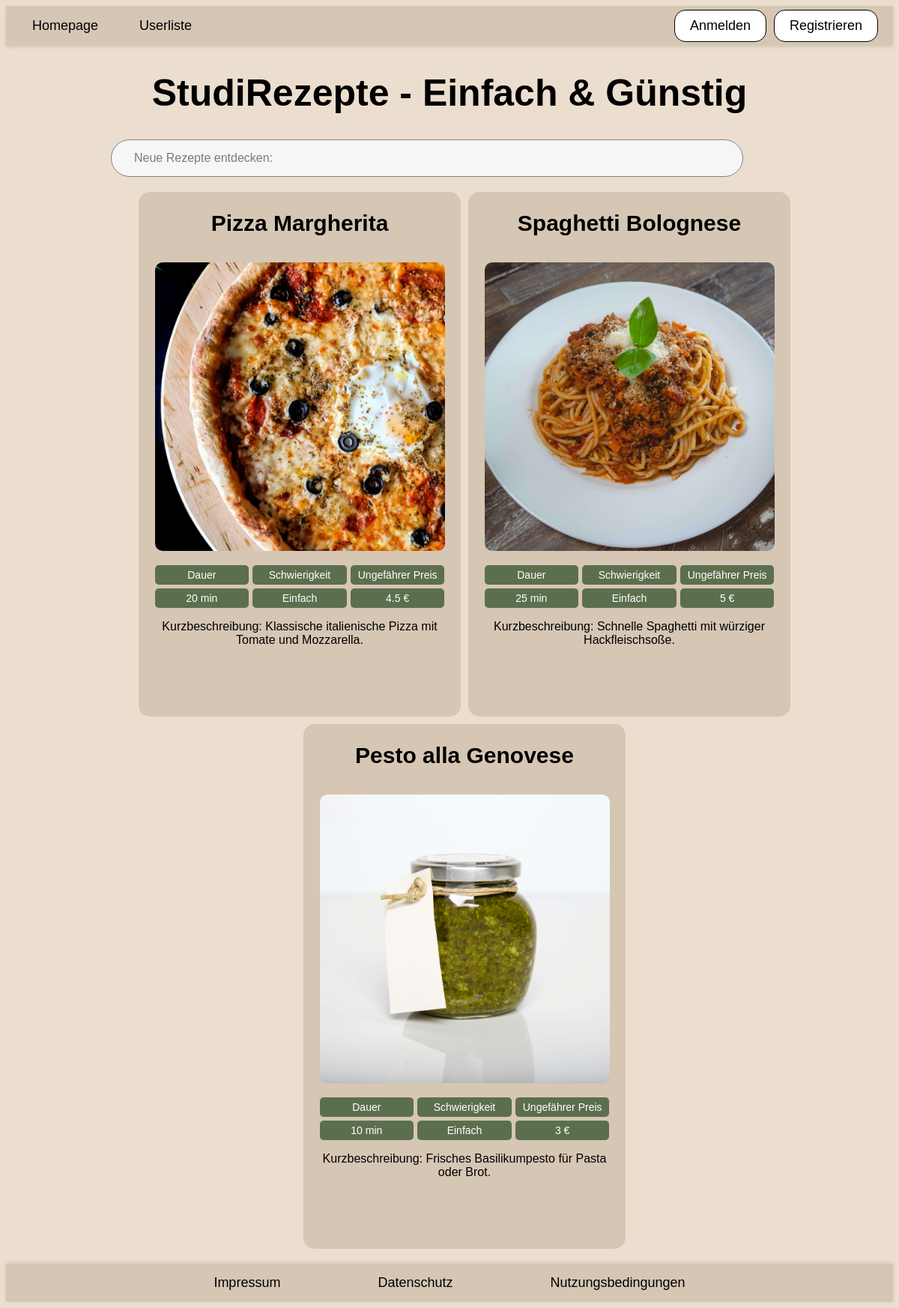
The page / on the database its author committed.
### tables this page shows
CREATE TABLE rezept (
                        id INTEGER PRIMARY KEY AUTOINCREMENT,
                        titel TEXT,
                        email TEXT,
                        kurzbeschreibung TEXT,
                        dauer INTEGER,
                        schwierigkeit TEXT,
                        preis REAL,
                        zutaten TEXT,
                        menge TEXT,
                        anleitung TEXT,
                        bild TEXT 
                    );

### index.php (called while the page is built, shortened)
<?php
require_once "php/controller/IndexController.php";
$indexController = new IndexController();
$entries = $indexController->request();
require_once "php/view/index.php";

### php/model/RezeptPDOSQLite.php (called while the page is built, shortened)
<?php
require_once "RezeptEintrag.php";
class RezeptPDOSQLite implements RezeptDAO
{
    private static $instance = null;
    public static function getInstance()
    {
        if (self::$instance === null) {
            self::$instance = new RezeptPDOSQLite();
        }
        return self::$instance;
    }
    public function getEntries(){
        try {
            $db = $this->getConnection();
            $sql = "SELECT * FROM rezept";
            $command = $db->prepare($sql);
            if (!$command->execute()) {
                throw new InternalErrorException();
            }
            $result = $command->fetchAll();
            $entries = [];
            foreach ($result as $row) {
                $entry = new RezeptEintrag(
                    $row["id"],
                    $row["titel"],
                    $row["email"],
                    $row["kurzbeschreibung"],
                    $row["dauer"],
                    $row["schwierigkeit"],
                    $row["preis"],
                    $row["zutaten"],
                    $row["menge"],
                    $row["anleitung"],
                    $row["bild"]);
                $entries[] = $entry;
            }
            return $entries;
        } catch (PDOException $exc) {
            throw new InternalErrorException();
        }
    }
    private function getConnection()
    {
        try {
            $user = 'root';
            $pw = null;
            $dsn = 'sqlite:db/rezept.db';
            return new PDO($dsn, $user, $pw);
        } catch (PDOException $e) {
            throw new InternalErrorException();
        }
    }
}

### php/model/Rezept.php (called while the page is built, shortened)
<?php
require_once "php/model/RezeptPDOSQLite.php";
class Rezept{
    public static function getInstance(){
        return RezeptPDOSQLite::getInstance();
    }
}
?>

### php/controller/IndexController.php (called while the page is built, shortened)
<?php
require_once "php/model/RezeptEintrag.php";
require_once  "php/model/Rezept.php";
class IndexController
{
    public function request()
    {
        try {
            $rezept = Rezept::getInstance();
            $entries = $rezept->getEntries();
            return $entries;
        } catch (InternalErrorException $exc) {
            $_SESSION["message"] = "internal_error";
        }
    }
}

### php/model/RezeptEintrag.php (called while the page is built, shortened)
<?php
class RezeptEintrag
{
    private $id;
    private $titel;
    private $kurzbeschreibung;
    private $dauer;
    private $schwierigkeit;
    private $preis;
    private $bild;
    public function __construct($id, $titel, $email, $kurzbeschreibung, $dauer, $schwierigkeit, $preis, $zutaten, $menge, $anleitung, $bild)
    {
        $this->id = $id;
        $this->titel = $titel;
        $this->kurzbeschreibung = $kurzbeschreibung;
        $this->dauer = $dauer;
        $this->schwierigkeit = $schwierigkeit;
        $this->preis = $preis;
        $this->bild = $bild;
    }
    public function getId()
    {
        return $this->id;
    }
    public function getTitel()
    {
        return $this->titel;
    }
    public function getKurzbeschreibung()
    {
        return $this->kurzbeschreibung;
    }
    public function getDauer()
    {
        return $this->dauer;
    }
    public function getSchwierigkeit()
    {
        return $this->schwierigkeit;
    }
    public function getPreis()
    {
        return $this->preis;
    }
    public function getBild()
    {
        return $this->bild;
    }
}

### php/view/index.php (the view, shortened to what this page needs)
<?php
require_once "php/include/head.php";
?>
<body>
    <?php
    require_once "php/include/header.php";
    ?>
    <main>
        <h1>StudiRezepte - Einfach & Günstig</h1>
        <section class="search-container">
            <form action="suche.php" method="get">
                <div class="search">
                    <input class="search-input" type="search" id="Suche" name="Sucheingabe" placeholder="Neue Rezepte entdecken:" size="90" required>
                </div>
            </form>
        </section>
        <ul>
            <section class="flexcontainer">
                <?php if (empty($entries)): ?>
                    Keine Einträge vorhanden.
                    <?php else:
                    foreach ($entries as $entry): ?>
                        <div class="flexbox">
                            <h2><?= htmlspecialchars($entry->getTitel()) ?></h2>
                            <a href="rezept.php?id=<?= urlencode($entry->getId()) ?>" class="box-link">
                                <img
                                    src="images/<?= htmlspecialchars($entry->getBild()) ?>"
                                    alt="Bild von <?= htmlspecialchars($entry->getTitel()) ?>"
                                    title="<?= htmlspecialchars($entry->getTitel()) ?>" />
                            </a>
                            <div class="info-grid">
                                <div>Dauer</div>
                                <div>Schwierigkeit</div>
                                <div>Ungefährer Preis</div>
                                <div><?= htmlspecialchars($entry->getDauer()) ?> min</div>
                                <div><?= htmlspecialchars($entry->getSchwierigkeit()) ?></div>
                                <div><?= htmlspecialchars($entry->getPreis()) ?> €</div>
                            </div>
                            <p>Kurzbeschreibung: <?= htmlspecialchars($entry->getKurzbeschreibung()) ?></p>
                        </div>
                    <?php endforeach; ?>
                <?php endif; ?>
            </section>
        </ul>
    </main>
    <?php
    include_once "php/include/footer.php"
    ?>
</body>
</html>

### php/include/head.php (shortened to what this page needs)
<!DOCTYPE html>
<html lang="de">
<head>
    <link rel="stylesheet" href="css/main.css" />
</head>

### php/include/header.php (shortened to what this page needs)
<header class="header">
  <nav class="navbar">
    <ul class="left-links">
      <li><a href="index.php">Homepage</a></li>
      <li><a href="userliste.php">Userliste</a></li>
    </ul>
    <ul class="right-buttons">
      <?php if (isset($_SESSION["loggedin"]) && $_SESSION["loggedin"] == true) { ?>
        <li><a href="abmeldung.php" class="button-link">Abmelden</a></li>
      <?php } else { ?>
        <li><a href="anmeldung.php" class="button-link">Anmelden</a></li>
        <li><a href="registrierung.php" class="button-link">Registrieren</a></li>
      <?php } ?>
    </ul>
  </nav>
</header>

### php/include/footer.php
<footer class="footer">
  <nav class="footer-nav">
    <ul>
      <li><a href="impressum.php">Impressum</a></li>
      <li><a href="datenschutz.php">Datenschutz</a></li>
      <li><a href="nutzungsbedingungen.php">Nutzungsbedingungen</a></li>
    </ul>
  </nav>
</footer>

### css/index.css (style rules this page uses)
body { background-color: rgb(235, 222, 207);; font-family: sans-serif; }
h1 { color: Black; font-family: sans-serif; font-size: 50px; text-align: center; }
.flexcontainer { display: flex; flex-wrap: wrap; gap: 10px; justify-content: center; }
.flexbox { flex: calc(33.33% - 20px); max-width: calc(33.33% - 20px); min-width: 430px; height: 700px; background-color: #D6C6B4; text-align: center; border-radius: 15px; color: black; overflow: hidden; }
.flexbox img { width: 90%; height: 55%; object-fit: cover; border-radius: 10px; margin-top: 10px; }
.flexbox h2 { color: black; font-family: sans-serif; text-align: center; font-size: 30px; }
.info-grid { display: grid; grid-template-columns: repeat(3, 1fr); grid-template-rows: repeat(2, auto); gap: 5px; margin-top: 15px; padding-left: 5%; padding-right: 5%; }
.info-grid div { background-color: #5C6F4D; padding: 5px; border-radius: 5px; font-size: 14px; color: white; text-align: center; }
.flexbox p { padding-left: 5%; padding-right: 5%; }
.search-container { display: flex; justify-content: center; width: 100%; margin-bottom: 20px; }
.search { --padding: 14px; width: 90%; display: flex; align-items: center; padding: var(--padding); border-radius: 28px; background: #f6f6f6; border: 1px solid gray; margin-left: 0%; justify-content: center; }
.search-input { font-size: 16px; font-family: sans-serif; color: #333333; margin-left: var(--padding); outline: none; border: none; background: transparent; width: 100%; }
.search-input::placeholder, .search-icon { color: rgba(0, 0, 0, 0.5); }

### css/header.css (style rules this page uses)
.header { position: sticky; top: 0; z-index: 1000; width: 100%; box-shadow: 0 2px 5px rgba(0, 0, 0, 0.1); background-color: #D6C6B4; }
.navbar { display: flex; justify-content: space-between; align-items: center; padding: 1px 20px; }
.navbar .left-links { display: flex; list-style: none; padding: 0; margin: 0; }
.navbar .left-links li { margin-right: 25px; }
.navbar .left-links li a { color: black; text-decoration: none; display: block; text-align: center; font-size: large; padding: 15px; }
.navbar .right-buttons { display: flex; list-style: none; padding: 0; margin: 0; }
.navbar .right-buttons li { margin-left: 10px; }
.navbar .right-buttons li a { display: inline-block; padding: 10px 20px; background-color: white; color: black; font-size: large; text-decoration: none; border-radius: 15px; border: 1px solid black; }
@media (min-width: 1025px) and (max-width: 1440px) { .left-links a, .right-buttons a { font-size: 1.2rem; } }

### css/footer.css (style rules this page uses)
.footer { width: 100%; background-color: #D6C6B4; box-shadow: 0 -2px 5px rgba(0, 0, 0, 0.1); position: relative; bottom: 0; margin-top: 20px; }
.footer-nav ul { display: flex; justify-content: center; align-items: center; list-style: none; margin: 0; padding: 0; gap: 100px; }
.footer-nav li a { color: black; text-decoration: none; font-size: large; padding: 15px; display: block; border-radius: 8px; }

### rows shown on the page
rezept: titel "Pizza Margherita", bild (picture), dauer "20", schwierigkeit "Einfach", preis "4.5", kurzbeschreibung "Klassische italienische Pizza mit Tomate und Mozzarella."
rezept: titel "Spaghetti Bolognese", bild (picture), dauer "25", schwierigkeit "Einfach", preis "5", kurzbeschreibung "Schnelle Spaghetti mit würziger Hackfleischsoße."
rezept: titel "Pesto alla Genovese", bild (picture), dauer "10", schwierigkeit "Einfach", preis "3", kurzbeschreibung "Frisches Basilikumpesto für Pasta oder Brot."
